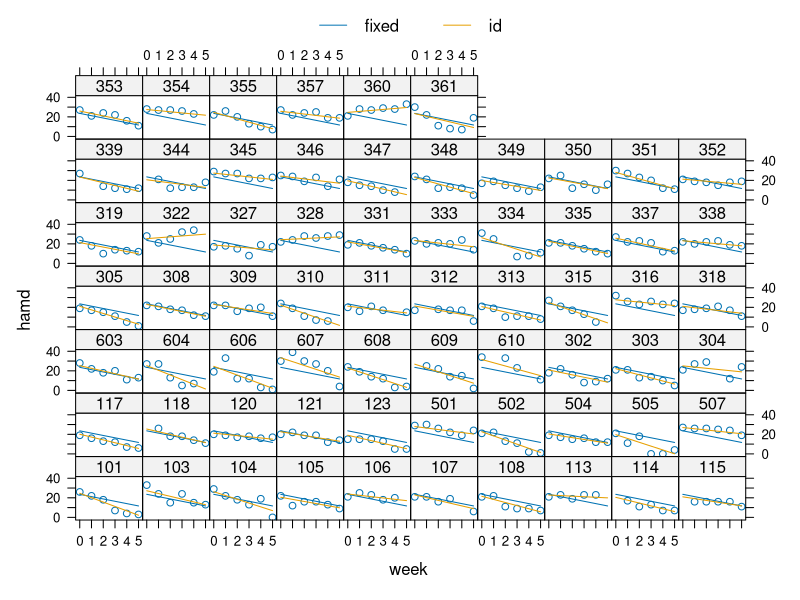
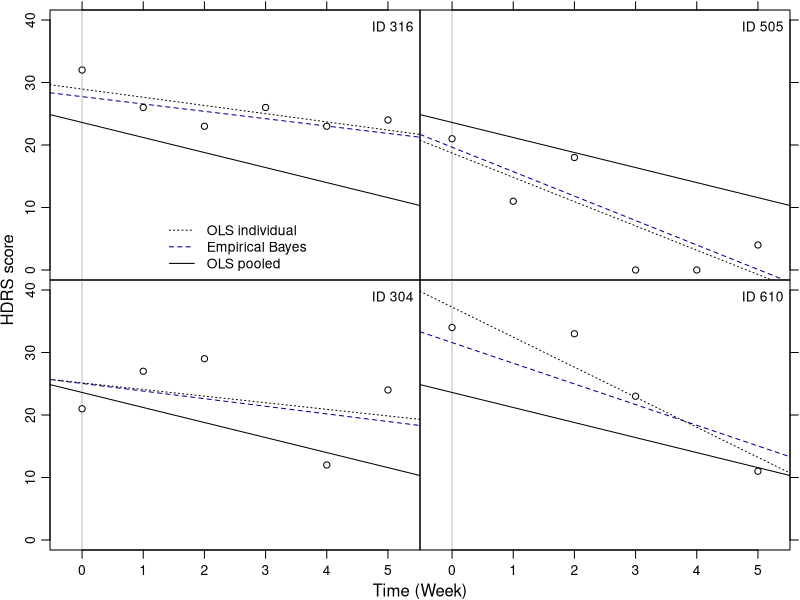
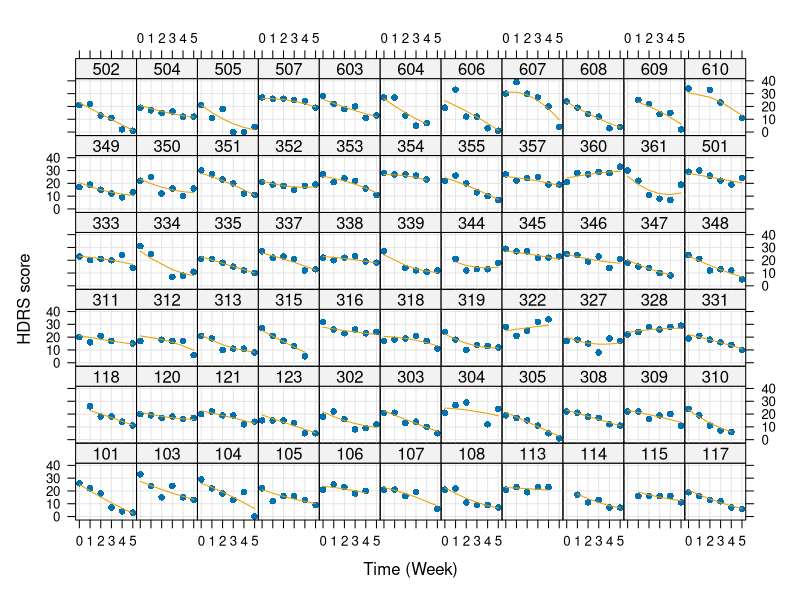
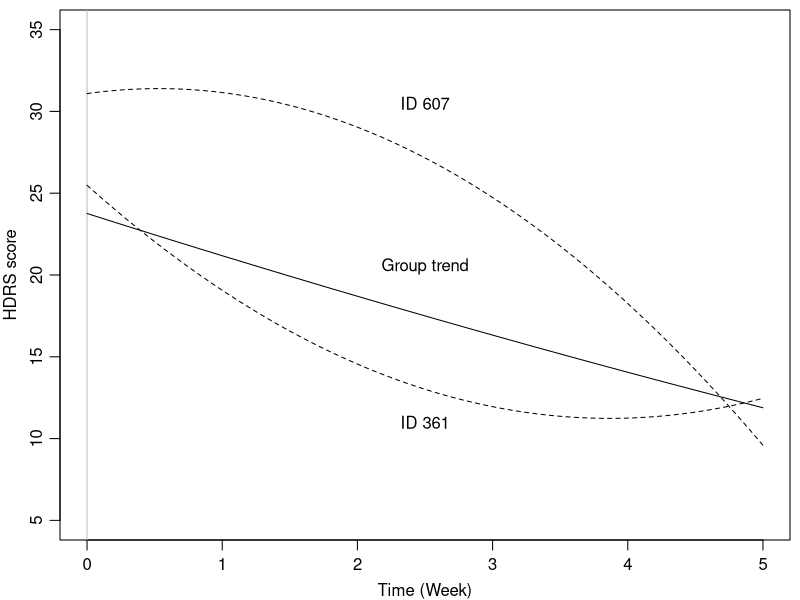
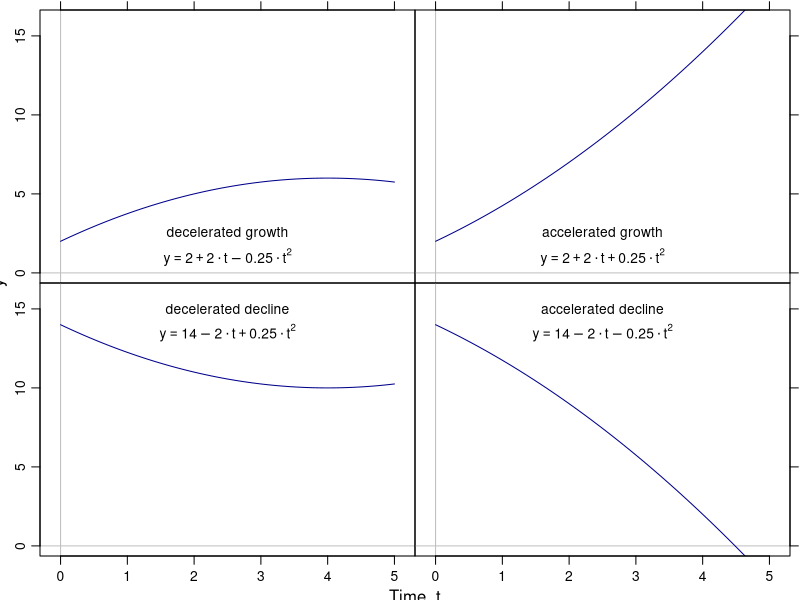
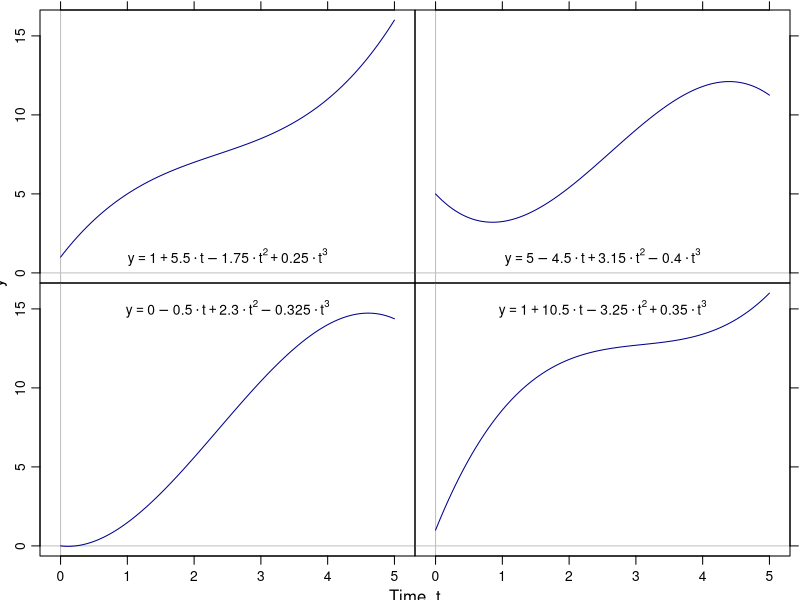
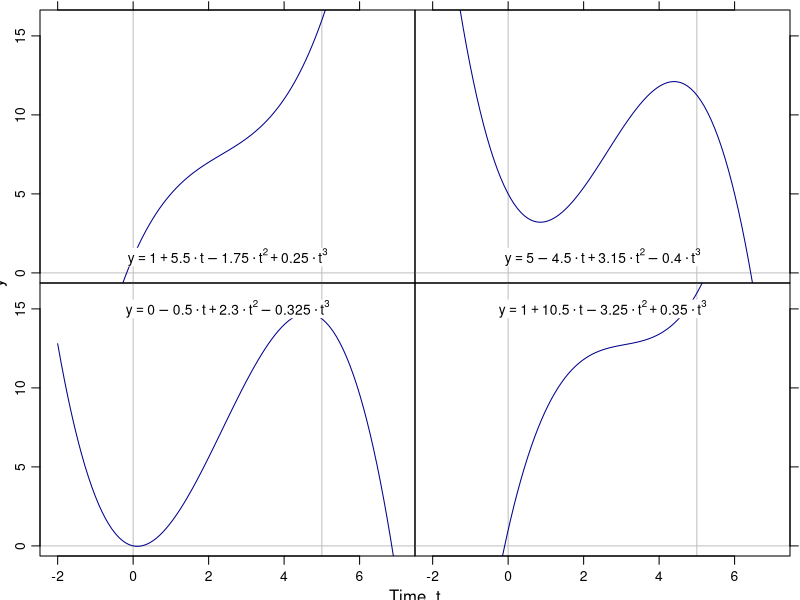

Reproduce these figures in R, in order.
# mixed.R
# Analyses in Hedeker & Gibbons (2006, chap. 4)
#
# Input:  reisby.txt, reisbyt4.txt
# Output: --
#
# Contents: (1) Random intercept model
#           (2) Random intercept and trend MRM
#
# Last mod: Nov/30/2011, FW
# Last mod: Nov/25/2024, NU


library(lattice)
library(nlme)
library(lme4)

# Depressivitaet (HDRS) ueber sechs Wochen bei 66 stationaeren Patienten
# mit 225mg Imipramin ab Woche 2 (Reisby, 1977, Psychopharmacology)
dat      <- read.table("data/reisby.dat", header = TRUE)
dat$id   <- factor(dat$id)
dat$diag <- factor(dat$diag, levels = c("nonen", "endog"))
dat2     <- na.omit(dat)     # drop missing values

########## (1) Random intercept model ##########

## Doesn't really show the shrinkage
lme1 <- lme(hamd ~ week, dat2, ~1|id, method = "ML")
lm1  <- lm(hamd ~ week, dat2)        # pooled regressions
lml1 <- lmList(hamd ~ 1 | id, dat2)  # individual regressions

########## (2) Random slope model ##########

lme2 <- lme(hamd ~ week, dat2, ~week|id, method = "ML")
lm2  <- lm(hamd ~ week, dat2)           # pooled regressions
lml2 <- lmList(hamd ~ week | id, dat2)  # individual regressions

plot(augPred(lme2, ~week, level = 0:1))  # 6: 316, 505; 5: 304 4: 610

## Shrinkage
pdf("hdrs-shnk.pdf", height=5.1, width=5.1, pointsize=12)

par(mfrow = c(2,2), omi = c(.5,.5,.1,.1), mai = c(0,0,0,0), mgp = c(2,.7,0))

xlim <- c(-.3, 5.3); ylim <- c(0, 40)

id <- "316"
plot(1, type="n", xlim=xlim, ylim=ylim, axes=FALSE)
abline(v=0, col="grey")
abline(lm2)
abline(unlist(coef(lme2)[id,]), lty=2, col="darkblue")
abline(unlist(coef(lml2)[id,]), lty=3)
points(hamd ~ week, dat2[dat2$id == id,], pch=21, bg="white")
legend("topright", paste("ID", id), bty="n")
legend("bottom", c("OLS individual", "Empirical Bayes", "OLS pooled"),
  lty=3:1, col=c("black", "darkblue", "black"), bty="n")
axis(2)
axis(3, labels=FALSE)
box()

id <- "505"
plot(1, type="n", xlim=xlim, ylim=ylim, axes=FALSE)
abline(v=0, col="grey")
abline(lm2)
abline(unlist(coef(lme2)[id,]), lty=2, col="darkblue")
abline(unlist(coef(lml2)[id,]), lty=3)
points(hamd ~ week, dat2[dat2$id == id,], pch=21, bg="white")
legend("topright", paste("ID", id), bty="n")
axis(3, labels=FALSE)
axis(4, labels=FALSE)
box()

id <- "304"
plot(1, type="n", xlim=xlim, ylim=ylim, axes=FALSE)
abline(v=0, col="grey")
abline(lm2)
abline(unlist(coef(lme2)[id,]), lty=2, col="darkblue")
abline(unlist(coef(lml2)[id,]), lty=3)
points(hamd ~ week, dat2[dat2$id == id,], pch=21, bg="white")
legend("topright", paste("ID", id), bty="n")
axis(1)
axis(2)
box()

id <- "610"
plot(1, type="n", xlim=xlim, ylim=ylim, axes=FALSE)
abline(v=0, col="grey")
abline(lm2)
abline(unlist(coef(lme2)[id,]), lty=2, col="darkblue")
abline(unlist(coef(lml2)[id,]), lty=3)
points(hamd ~ week, dat2[dat2$id == id,], pch=21, bg="white")
legend("topright", paste("ID", id), bty="n")
axis(1)
axis(4, labels=FALSE)
box()

mtext("HDRS score", 2, 2, outer=TRUE)
mtext("Time (Week)", 1, 2, outer=TRUE)

dev.off()


########## (3) Quadratic trend model ##########

#lme3 <- lme(hamd ~ week + I(week^2), dat2, ~week + I(week^2)|id, method="ML")
lme3.0 <- lmer(hamd ~ week + I(week^2) + (week|id), dat2, REML = FALSE)
lme3 <- lmer(hamd ~ week + I(week^2) + (week + I(week^2)|id), dat2, REML = FALSE)
xval <- seq(0, 5, len = 100)

pdf("slides/figures/hdrs-pred.pdf", height = 6, width = 6, pointsize = 10)

xyplot(hamd + predict(lme3) ~ week | id, dat2,
       type = c("p", "l"),
       pch = 16,
       grid = TRUE,
       distribute.type = TRUE,
       layout = c(11, 6),
       ylab = "HDRS score",
       xlab="Time (Week)")

dev.off()

pdf("hdrs-quad.pdf", height = 3.375, width = 3.375, pointsize = 10)

par(mai = c(.6,.6,.1,.1), mgp = c(2,.7,0)) 

plot(1, type = "n", xlim = c(0, 5), ylim = c(5, 35),
  ylab = "HDRS score", xlab = "Time (Week)")
abline(v = 0, col = "grey")
lines(predict(lme3, data.frame(week = xval), re.form = NA) ~ xval)
lines(predict(lme3, data.frame(week = xval, id = 361)) ~ xval, lty = 2)
lines(predict(lme3, data.frame(week = xval, id = 607)) ~ xval, lty = 2)
text(c(2.5, 2.5, 2.5), c(11, 20.5, 30.5), c("ID 361", "Group trend",
  "ID 607"))

dev.off()


########## (4) Polynomials ##########

## Quadratic

f1 <- function(x, b0, b1, b2) b0 + b1*x + b2*x^2

pdf("quad.pdf", height=4.1, width=5.1, pointsize=10)

par(mfrow=c(2,2), omi=c(.44,.4,.1,.1), mai=c(0,0,0,0), mgp=c(2,.7,0))
xlim <- c(-.1, 5.1); ylim <- c(0, 16)

plot(1, type="n", xlim=xlim, ylim=ylim, axes=FALSE)
abline(v=0, h=0, col="grey")
curve(f1(x, b0=2, b1=2, b2=-.25), 0, 5, add=TRUE, col="darkblue")
text(2.5, 2.5, "decelerated growth")
text(2.5, 1, expression(y == 2 + 2 %.% t - 0.25 %.% t^2))
axis(2)
axis(3, labels=FALSE)
box()

plot(1, type="n", xlim=xlim, ylim=ylim, axes=FALSE)
abline(v=0, h=0, col="grey")
curve(f1(x, b0=2, b1=2, b2=.25), 0, 5, add=TRUE, col="darkblue")
text(2.5, 2.5, "accelerated growth")
text(2.5, 1, expression(y == 2 + 2 %.% t + 0.25 %.% t^2))
axis(3, labels=FALSE)
axis(4, labels=FALSE)
box()

plot(1, type="n", xlim=xlim, ylim=ylim, axes=FALSE)
abline(v=0, h=0, col="grey")
curve(f1(x, b0=14, b1=-2, b2=.25), 0, 5, add=TRUE, col="darkblue")
text(2.5, 15, "decelerated decline")
text(2.5, 13.5, expression(y == 14 - 2 %.% t + 0.25 %.% t^2))
axis(1)
axis(2)
box()

plot(1, type="n", xlim=xlim, ylim=ylim, axes=FALSE)
abline(v=0, h=0, col="grey")
curve(f1(x, b0=14, b1=-2, b2=-.25), 0, 5, add=TRUE, col="darkblue")
text(2.5, 15, "accelerated decline")
text(2.5, 13.5, expression(y == 14 - 2 %.% t - 0.25 %.% t^2))
axis(1)
axis(4, labels=FALSE)
box()

mtext("y", 2, 2, outer=TRUE)
mtext("Time, t", 1, 2, outer=TRUE)

dev.off()

## Cubic

f1 <- function(x, b0, b1, b2, b3) b0 + b1*x + b2*x^2 + b3*x^3

pdf("cubic.pdf", height=4.1, width=5.1, pointsize=10)

par(mfrow=c(2,2), omi=c(.44,.4,.1,.1), mai=c(0,0,0,0), mgp=c(2,.7,0))
xlim <- c(-.1, 5.1); ylim <- c(0, 16)

plot(1, type="n", xlim=xlim, ylim=ylim, axes=FALSE)
abline(v=0, h=0, col="grey")
curve(f1(x, b0=1, b1=5.5, b2=-1.75, b3=0.25), 0, 5, add=TRUE, col="darkblue")
text(2.5, 1, expression(y == 1 + 5.5 %.% t - 1.75 %.% t^2 + 0.25 %.% t^3))
axis(2)
axis(3, labels=FALSE)
box()

plot(1, type="n", xlim=xlim, ylim=ylim, axes=FALSE)
abline(v=0, h=0, col="grey")
curve(f1(x, b0=5, b1=-4.5, b2=3.15, b3=-0.4), 0, 5, add=TRUE, col="darkblue")
text(2.5, 1, expression(y == 5 - 4.5 %.% t + 3.15 %.% t^2 - 0.40 %.% t^3))
axis(3, labels=FALSE)
axis(4, labels=FALSE)
box()

plot(1, type="n", xlim=xlim, ylim=ylim, axes=FALSE)
abline(v=0, h=0, col="grey")
curve(f1(x, b0=0, b1=-0.5, b2=2.3, b3=-.325), 0, 5, add=TRUE, col="darkblue")
text(2.5, 15, expression(y == 0 - 0.5 %.% t + 2.30 %.% t^2 - 0.325 %.% t^3))
axis(1)
axis(2)
box()

plot(1, type="n", xlim=xlim, ylim=ylim, axes=FALSE)
abline(v=0, h=0, col="grey")
curve(f1(x, b0=1, b1=10.5, b2=-3.25, b3=.35), 0, 5, add=TRUE, col="darkblue")
text(2.5, 15, expression(y == 1 + 10.5 %.% t - 3.25 %.% t^2 + 0.35 %.% t^3))
axis(1)
axis(4, labels=FALSE)
box()

mtext("y", 2, 2, outer=TRUE)
mtext("Time, t", 1, 2, outer=TRUE)

dev.off()

## Cubic gone bad

bgtxt <- function(lx, ly, s, border="white", col="white"){
  hh <- strheight(s)/2
  ww <- strwidth(s)/2
  rect(lx - ww, ly - hh, lx + ww, ly + hh, border=border, col=col)
  text(lx, ly, labels=s)
}

pdf("cubic-gone-bad.pdf", height=4.1, width=5.1, pointsize=10)

par(mfrow=c(2,2), omi=c(.44,.4,.1,.1), mai=c(0,0,0,0), mgp=c(2,.7,0))
xlim <- c(-2.1, 7.1); ylim <- c(0, 16)

plot(1, type="n", xlim=xlim, ylim=ylim, axes=FALSE)
abline(v=c(0, 5), h=0, col="grey")
curve(f1(x, b0=1, b1=5.5, b2=-1.75, b3=.25), -2, 7, add=TRUE, col="darkblue")
bgtxt(2.5, 1, expression(y == 1 + 5.5 %.% t - 1.75 %.% t^2 + 0.25 %.% t^3))
axis(2)
axis(3, labels=FALSE)
box()

plot(1, type="n", xlim=xlim, ylim=ylim, axes=FALSE)
abline(v=c(0, 5), h=0, col="grey")
curve(f1(x, b0=5, b1=-4.5, b2=3.15, b3=-.4), -2, 7, add=TRUE, col="darkblue")
bgtxt(2.5, 1, expression(y == 5 - 4.5 %.% t + 3.15 %.% t^2 - 0.40 %.% t^3))
axis(3, labels=FALSE)
axis(4, labels=FALSE)
box()

plot(1, type="n", xlim=xlim, ylim=ylim, axes=FALSE)
abline(v=c(0, 5), h=0, col="grey")
curve(f1(x, b0=0, b1=-.5, b2=2.3, b3=-.325), -2, 7, add=TRUE, col="darkblue")
bgtxt(2.5, 15, expression(y == 0 - 0.5 %.% t + 2.30 %.% t^2 - 0.325 %.% t^3))
axis(1)
axis(2)
box()

plot(1, type="n", xlim=xlim, ylim=ylim, axes=FALSE)
abline(v=c(0, 5), h=0, col="grey")
curve(f1(x, b0=1, b1=10.5, b2=-3.25, b3=.35), -2, 7, add=TRUE, col="darkblue")
bgtxt(2.5, 15, expression(y == 1 + 10.5 %.% t - 3.25 %.% t^2 + 0.35 %.% t^3))
axis(1)
axis(4, labels=FALSE)
box()

mtext("y", 2, 2, outer=TRUE)
mtext("Time, t", 1, 2, outer=TRUE)

dev.off()

